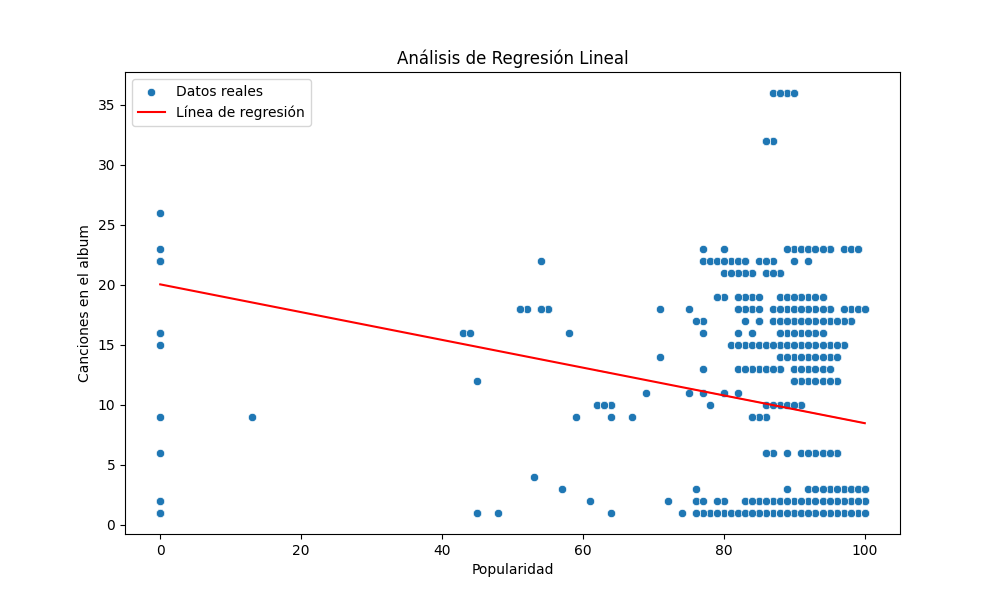

Python code for this plot:
import pandas as pd
import matplotlib.pyplot as plt
import seaborn as sns
from sklearn.model_selection import train_test_split
from sklearn.linear_model import LinearRegression
from sklearn import metrics

# Cargar el conjunto de datos desde un archivo CSV
file_path = 'playlist limpio.csv'
data = pd.read_csv(file_path)

# Visualizar las primeras filas del conjunto de datos
print(data.head())

# Seleccionar las columnas para el análisis de regresión
X = data['track_popularity'].values.reshape(-1, 1)
y = data['number_of_tracks_in_album'].values

# Dividir el conjunto de datos en conjuntos de entrenamiento y prueba
X_train, X_test, y_train, y_test = train_test_split(X, y, test_size=0.2, random_state=42)

# Crear un modelo de regresión lineal
model = LinearRegression()

# Entrenar el modelo
model.fit(X_train, y_train)

# Realizar predicciones en el conjunto de prueba
y_pred = model.predict(X_test)

# Calcular métricas de rendimiento
mae = metrics.mean_absolute_error(y_test, y_pred)
mse = metrics.mean_squared_error(y_test, y_pred)
rmse = metrics.mean_squared_error(y_test, y_pred, squared=False)

print(f'MAE: {mae}')
print(f'MSE: {mse}')
print(f'RMSE: {rmse}')

# Visualizar el gráfico de dispersión con la línea de regresión
plt.figure(figsize=(10, 6))
sns.scatterplot(x=X_test.flatten(), y=y_test, label='Datos reales')
sns.lineplot(x=X_test.flatten(), y=y_pred, color='red', label='Línea de regresión')
plt.title('Análisis de Regresión Lineal')
plt.xlabel('Popularidad')
plt.ylabel('Canciones en el album')
plt.legend()
plt.show()
